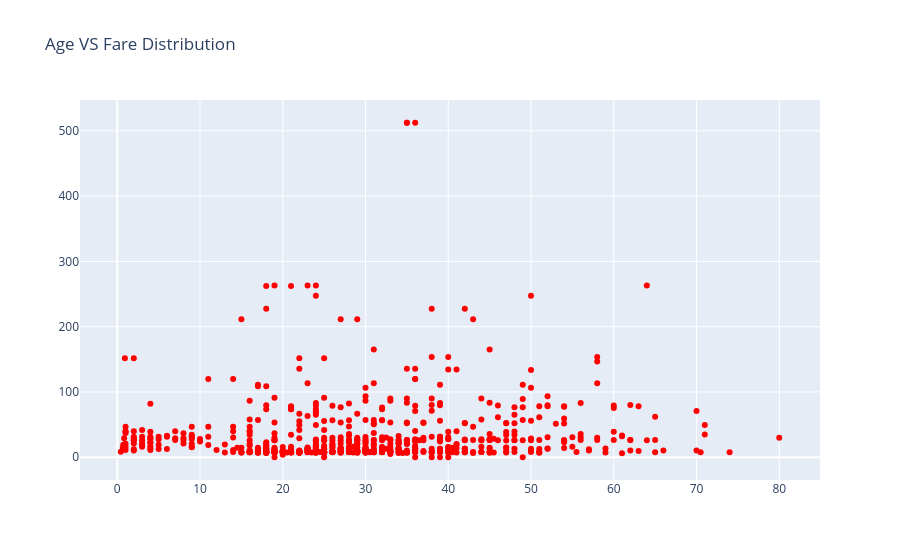

Notebook code for this chart:
### Code cell
trace = go.Scatter(x=data['Age'],y=data['Fare'],mode='markers',marker={'color':'red'})
layout=go.Layout(title='Age VS Fare Distribution')
fig = go.Figure(data=trace, layout=layout)
fig.show()

### Figure 1 — Plotly figure (JSON) as saved in the notebook; plotly's stock layout.template omitted (floating-point values rounded to 4 significant figures; data arrays with more than 128 entries replaced by an {"elided": "..."} marker saying what was removed)
{"data": [{"marker": {"color": "red"}, "mode": "markers", "type": "scatter", "x": {"elided": "891 float values"}, "y": {"elided": "891 float values"}}], "layout": {"title": {"text": "Age VS Fare Distribution"}}}
